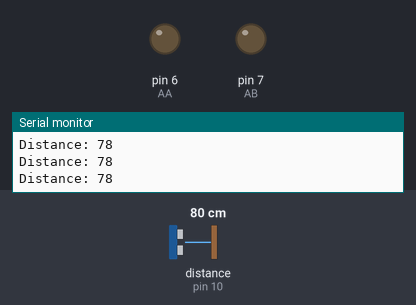
Simulated run of this sketch. Board: Arduino Uno, built with avr-gcc and run on an emulated ATmega328P. On the bench: output pins drawn as LEDs (lit = HIGH), the last lines printed to the serial monitor. Wiring (inferred from the names in the program): ultrasonic range finder: trigger pin 9; echo pin 10. The test bench sets the inputs (shaded band); at power-on: distance to the obstacle (sensor on pin 10) 80 cm. The echo pulse lasts 58.3 µs per cm; pins used as bus, display or sensor lines are not drawn.

Above: at 1.2 s.
1.3 s: distance to the obstacle (sensor on pin 10) set to 46 cm
2.8 s: distance to the obstacle (sensor on pin 10) set to 39 cm
At 3.9 s:
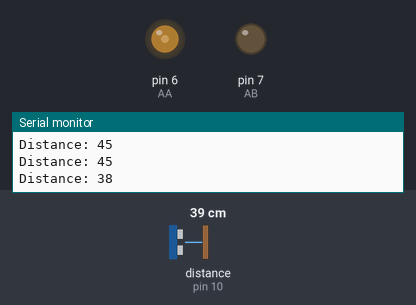
4.5 s: distance to the obstacle (sensor on pin 10) set to 299 cm
At 6.2 s:
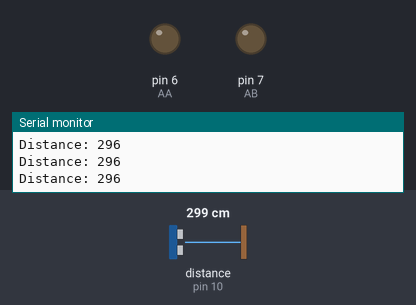
7.5 s: distance to the obstacle (sensor on pin 10) set to 2 cm
At 8.1 s:
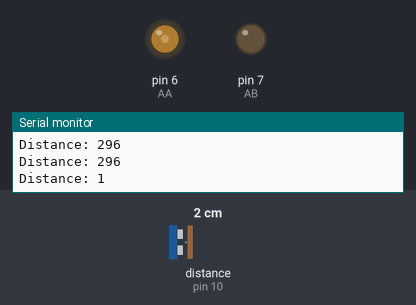
9.2 s: distance to the obstacle (sensor on pin 10) set to 60 cm
At 11.0 s:
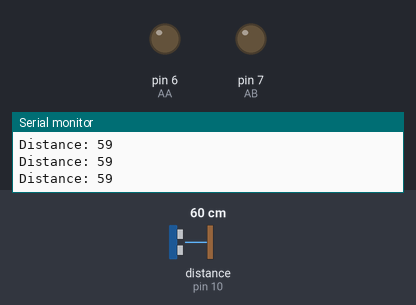
Timing chart, 0 to 12.2 s (numbered marks = the images above; inputs shaded):
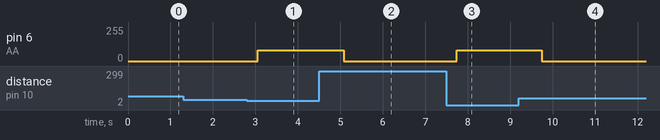

The sketch:

sensor_ex.ino
```cpp
/*
  Ultrasonic Sensor HC-SR04 and Arduino Tutorial

  by Dejan Nedelkovski,
  www.HowToMechatronics.com

*/
// defines pins numbers
const int trigPin = 9;
const int echoPin = 10;
// defines variables
long duration;
int distance;
int AA = 6;
int AB = 7;
void setup() {
  pinMode(trigPin, OUTPUT); // Sets the trigPin as an Output
  pinMode(echoPin, INPUT); // Sets the echoPin as an Input
  Serial.begin(9600); // Starts the serial communication
  pinMode(AA, OUTPUT);
  pinMode(AB, OUTPUT);
}
void loop() {
  // Clears the trigPin
  digitalWrite(trigPin, LOW);
  delayMicroseconds(2);
  // Sets the trigPin on HIGH state for 10 micro seconds
  digitalWrite(trigPin, HIGH);
  delayMicroseconds(10);
  digitalWrite(trigPin, LOW);
  // Reads the echoPin, returns the sound wave travel time in microseconds
  duration = pulseIn(echoPin, HIGH);
  // Calculating the distance
  distance = duration * 0.034 / 2;
  // Prints the distance on the Serial Monitor

  Serial.print("Distance: ");
  Serial.println(distance);
  if(distance>40){
  digitalWrite(AA, LOW);           //모터A를 정지
  digitalWrite(AB, LOW);
  delay(250);
  }else{
     digitalWrite(AA, HIGH);
     analogWrite(AA,80);                    //모터A를 정회전
  digitalWrite(AB, LOW);
  delay(1000);
  }
}
```

Measured:
- the behaviour switches between 42 and 41 cm on distance to the obstacle (sensor on pin 10) (found by bisection; images 0 and 1)
- after the input at 2.8 s, pin 6 (AA): 0/255 → 80/255 after 0.26 s
- after the input at 4.5 s, pin 6 (AA): 80/255 → 0/255 after 0.58 s
- after the input at 7.5 s, pin 6 (AA): 0/255 → 80/255 after 0.24 s
- after the input at 9.2 s, pin 6 (AA): 80/255 → 0/255 after 0.55 s
